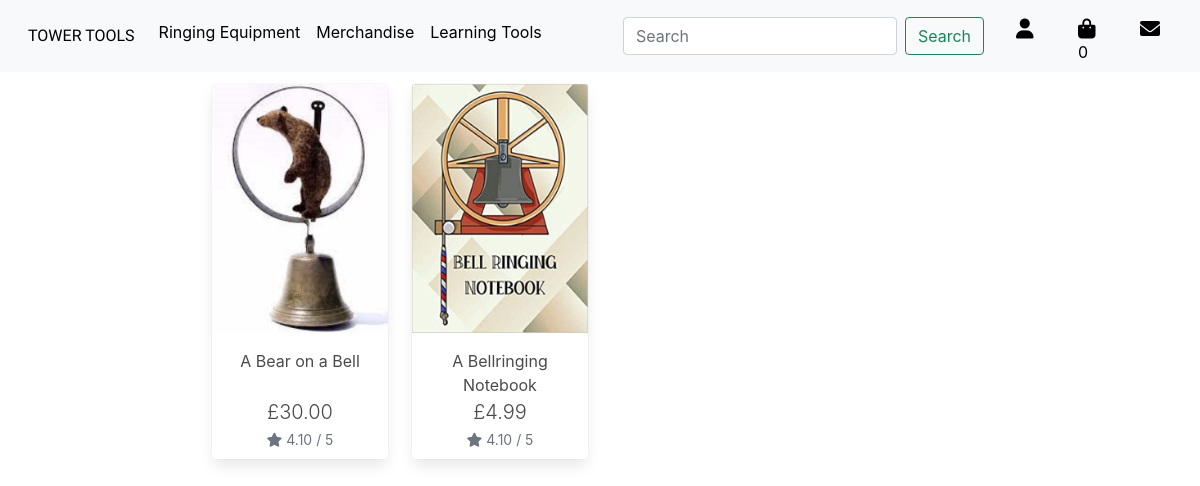
Screenshot of /products/merchandise/ with the database file from the repository.
### products/models.py (models this page shows, shortened)
class Product(models.Model):
    category = models.ForeignKey('Category', null=True, blank=True, on_delete=models.SET_NULL)
    sku = models.CharField(max_length=254, null=True, blank=True)
    name = models.CharField(max_length=254)
    friendly_name = models.CharField(max_length=254, null=True, blank=True)
    description = models.TextField()
    rope_size_option = models.BooleanField(default=False, null=True, blank=True)
    price = models.DecimalField(max_digits=6, decimal_places=2)
    rating = models.DecimalField(max_digits=6, decimal_places=2, null=True, blank=True)
    image_url = models.URLField(max_length=1024, null=True, blank=True)
    image = models.ImageField(null=True, blank=True)

### products/views.py (the view)
# urls.py: path('merchandise/', views.merchandise, name='products/merchandise'),
def merchandise(request):
    merchandise = Product.objects.filter(category=2)
    context = {
        'merchandise': merchandise,
    }
    return render(request, 'products/merchandise.html', context)

### bag/contexts.py (called while the page is built, shortened)
def bag_contents(request):
    bag_items = []
    free_delivery_threshold = 50
    standard_delivery_percentage = 0.1
    total = 0
    product_count = 0
    bag = request.session.get('bag', {})
    if total < free_delivery_threshold:
        delivery = total * Decimal(standard_delivery_percentage)
        remaining_to_free_del = free_delivery_threshold - total
    else:
        delivery = 0
        remaining_to_free_del = 0
    grand_total = delivery + total
    context = {
        'bag_items': bag_items,
        'total': total,
        'product_count': product_count,
        'delivery': delivery,
        'remaining_to_free_del': remaining_to_free_del,
        'grand_total': grand_total,
    }
    return context

### products/templates/products/merchandise.html (shortened to what this page needs)
{% extends "base.html" %}
{% load static %}
{% block content %}
<div class="container">
    <div class="row">
        <div class="product-container col-10 offset-1">
            <div class="row">
                {% for product in merchandise %}
                    <div class="col-sm-6 col-md-6 col-lg-4 col-xl-3">
                        <div class="card h-100 border-0">
                            {% if product.image %}
                            <a href="{% url 'product_detail' product.id %}">
                                <img class="card-img-top img-fluid" src="/static/imgs/{{ product.image }}" alt="{{ product.name }}">
                            </a>
                            {% else %}
                            <a href="{% url 'product_detail' product.id %}">
                                <img class="card-img-top img-fluid" src="/static/imgs/no_image.jpg" alt="{{ product.name }}">
                            </a>
                            {% endif %}
                            <div class="card-body pb-0">
                                <p class="mb-0 text-center">{% if product.friendly_name %}{{ product.friendly_name }}{% else %}{{ product.name }}{% endif %}</p>
                            </div>
                            <div class="card-footer pt-0 border-0 text-center m-auto">
                                <div class="row">
                                    <div class="col">
                                        <p class="lead mb-0 text-left font-weight-bold text-center">£{{ product.price }}</p>
                                        {% if product.rating %}
                                            <small class="text-muted text-center"><i class="fas fa-star mr-1"></i>{{ product.rating }} / 5</small>
                                        {% else %}
                                            <small class="text-muted text-center">No Rating</small>
                                        {% endif %}
                                    </div>
                                </div>
                            </div>
                        </div>
                    </div>
                {% endfor %}
            </div>
        </div>
    </div>
</div>
{% endblock %}

### static/css/base.css (style rules this page uses)
html { height: 100%; }

### rows the page displays
Product: image (picture), friendly_name "A Bear on a Bell", price "30.00", rating "4.10"
Product: image (picture), friendly_name "A Bellringing Notebook", price "4.99", rating "4.10"
